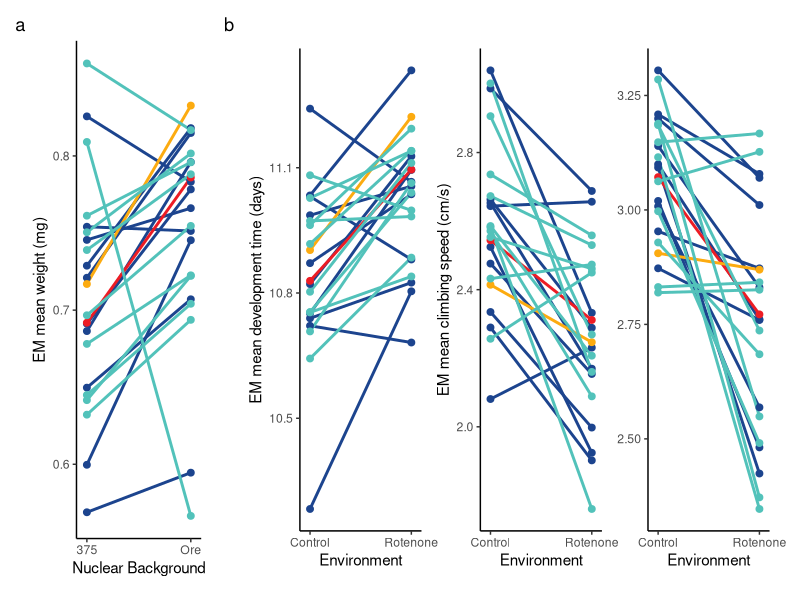
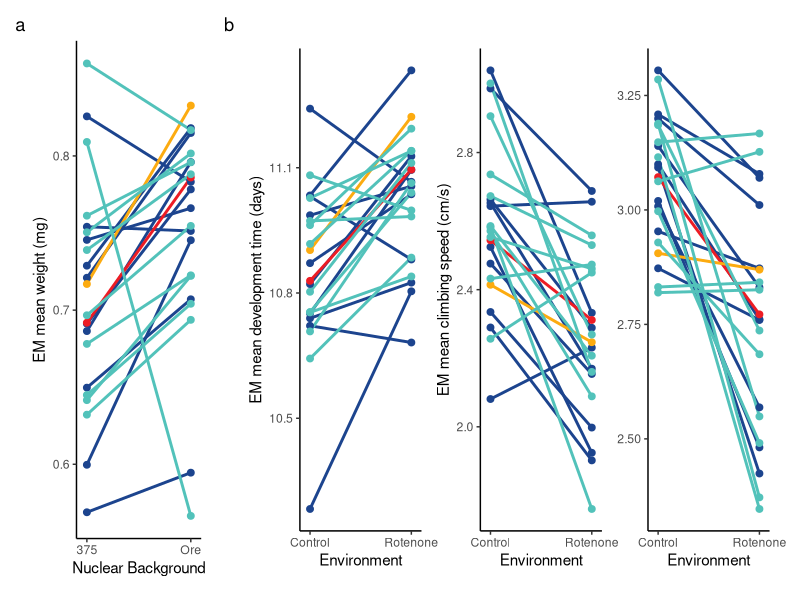

The R source for these figures, in order:
###########################################################
# Script: secondOrderInteraction_plot.R
# Author: Leah Darwin
# Date: 2025-09-30
# Purpose: Plots interaction plots for significant second order effects using estimated marginal means. 
############################################################

# Load libraries ----------------------------------------------------------
## -------------------------------------------------------------------
## Setup: load & install required packages
## -------------------------------------------------------------------
packages = c(
  "dplyr", "ggplot2", "patchwork",
  "lme4", "lmerTest", "emmeans",
  "ggpubr", "ggtext"
)

new_pkgs = setdiff(packages, rownames(installed.packages()))
if (length(new_pkgs) > 0) {
  install.packages(new_pkgs, dependencies = TRUE)
}
invisible(lapply(packages, library, character.only = TRUE))

## -------------------------------------------------------------------
## Load datasets
## -------------------------------------------------------------------
weight = read.csv("weight/data/weight_adj.csv")
climb  = read.csv("climb/data/climb_adj.csv") %>% filter(Build != "parental")
dev    = read.csv("development/data/development_adj.csv") %>% filter(Build != "parental")

## -------------------------------------------------------------------
## Define consistent color palette
## -------------------------------------------------------------------
color_palette = c(
  "Beijing"    = "#1C448E",
  "Zimbabwe"   = "#52C2BA",
  "D.yakuba"   = "#FCAB10",
  "D.simulans" = "#ED1C24",
  "parent"     = "black"
)

## -------------------------------------------------------------------
## Helper functions
## -------------------------------------------------------------------

# Map mitochondrial codes to full origin names
map_mito_origin = function(mito_vector) {
  dplyr::case_when(
    grepl("B", mito_vector)      ~ "Beijing",
    grepl("Z", mito_vector)      ~ "Zimbabwe",
    grepl("siI", mito_vector)    ~ "D.simulans",
    grepl("yak", mito_vector)    ~ "D.yakuba",
    TRUE                         ~ mito_vector
  )
}

# Extract both emmeans and contrasts data frames
get_dfs = function(emm_obj) {
  contr = contrast(emm_obj, method = "pairwise")
  list(
    contrasts = as.data.frame(contr),
    emmeans   = as.data.frame(emm_obj)
  )
}

# Simple contrast plot (mean ± SE by mito)
plot_contrast = function(df) {
  ggplot(df, aes(x = Mito, y = estimate)) +
    geom_point(size = 3) +
    geom_errorbar(aes(ymin = estimate - SE, ymax = estimate + SE), width = 0.1) +
    theme_classic() +
    xlab("Mito") +
    ylab("Estimate")
}

# Mito × Nuc interaction plot
plot_ixn_mtnuc = function(df, palette = color_palette) {
  df2 = df %>% mutate(mitoOrig = map_mito_origin(Mito))
  ggplot(df2, aes(x = Nuc, y = emmean, group = Mito, color = mitoOrig)) +
    geom_line(size = 1) +
    geom_point(size = 2) +
    theme_classic() +
    scale_color_manual(values = palette) +
    scale_x_discrete(expand = expansion(mult = c(0.1, 0.1))) +
    labs(x = "Nuclear Background", y = NULL)
}

# Mito × Treatment interaction plot
plot_ixn_mttreat = function(df, palette = color_palette) {
  df2 = df %>% mutate(mitoOrig = map_mito_origin(Mito))
  ggplot(df2, aes(x = Treatment, y = emmean, group = Mito, color = mitoOrig)) +
    geom_line(size = 1) +
    geom_point(size = 2) +
    theme_classic() +
    scale_color_manual(values = palette) +
    scale_x_discrete(expand = expansion(mult = c(0.1, 0.1))) +
    labs(x = "Environment", y = NULL)
}

## -------------------------------------------------------------------
## ANALYSES & PLOTS
## -------------------------------------------------------------------

### --- Weight (Males) ---
weightM = weight %>%
  filter(Sex == "M", Build != "parental") %>%
  mutate(Y_adj = Y_adj * 1000)

weightM_lm = lmer(
  Y_adj ~ Mito * Nuc * Treatment + (1 | Mito:Nuc:Build),
  data = weightM
)

emm_mito_weight = emmeans(weightM_lm, ~ Nuc | Mito)
weight_dfs = get_dfs(emm_mito_weight)

weight_contrast_plot = plot_contrast(weight_dfs$contrasts)
weight_ixn_plot = plot_ixn_mtnuc(weight_dfs$emmeans) +
  labs(y = "EM mean weight (mg)") +
  theme(legend.position = "none") #+
  # theme(
  #   axis.title.y = element_textbox_simple(
  #     size = 16, lineheight = 1, halign = 0.5,
  #     fill = "#fbb4ae", padding = margin(5, 5, 5, 5),
  #     margin = margin(0, 0, 5, 0),
  #     orientation = "left-rotated"
  #   )
  # )

### --- Development ---
dev_lm = lmerTest::lmer(
  Y_adj ~ Mito * Nuc * Treatment + Larval_density + (1 | Mito:Nuc:Build),
  data = dev
)

emm_mito_dev = emmeans(dev_lm, ~ Treatment | Mito)
dev_dfs = get_dfs(emm_mito_dev)

dev_contrast_plot = plot_contrast(dev_dfs$contrasts)
dev_ixn_plot = plot_ixn_mttreat(dev_dfs$emmeans) +
  labs(y = "EM mean development time (days)") +
  theme(legend.position = "none") #+
  # theme(
  #   axis.title.y = element_textbox_simple(
  #     size = 16, lineheight = 1, halign = 0.5,
  #     fill = "#decbe4", padding = margin(5, 5, 5, 5),
  #     margin = margin(0, 0, 5, 0),
  #     orientation = "left-rotated"
  #   )
  # )

### --- Climbing (Males) ---
climbM = climb %>% filter(Sex == "M")
climbM_lm = lmer(
  Y_adj ~ Mito * Nuc * Treatment + (1 | Mito:Nuc:Build) +
    (1 | Mito:Nuc:Build:Treatment:Vial),
  data = climbM
)

emm_mito_climbM = emmeans(climbM_lm, ~ Treatment | Mito)
climbM_dfs = get_dfs(emm_mito_climbM)

climbM_contrast_plot = plot_contrast(climbM_dfs$contrasts)
climbM_ixn_plot = plot_ixn_mttreat(climbM_dfs$emmeans) +
  labs(y = NULL) +
  theme(legend.position = "none")

### --- Climbing (Females) ---
climbF = climb %>% filter(Sex == "F")
climbF_lm = lmer(
  Y_adj ~ Mito * Nuc * Treatment + (1 | Mito:Nuc:Build) +
    (1 | Mito:Nuc:Build:Treatment:Vial),
  data = climbF
)

emm_mito_climbF = emmeans(climbF_lm, ~ Treatment | Mito)
climbF_dfs = get_dfs(emm_mito_climbF)

climbF_contrast_plot = plot_contrast(climbF_dfs$contrasts)
climbF_ixn_plot = plot_ixn_mttreat(climbF_dfs$emmeans) +
  labs(y = "EM mean climbing speed (cm/s)") +
  theme(legend.position = "none") #+
  # theme(
  #   axis.title.y = element_textbox_simple(
  #     size = 16, lineheight = 1, halign = 0.5,
  #     fill = "#b3cde3", padding = margin(5, 5, 5, 5),
  #     margin = margin(0, 0, 5, 0),
  #     orientation = "left-rotated"
  #   )
  # )

## -------------------------------------------------------------------
## Combine and save plots
## -------------------------------------------------------------------
combined_plot = (wrap_elements(weight_ixn_plot) | wrap_elements(dev_ixn_plot | climbF_ixn_plot | climbM_ixn_plot)) +  plot_layout(widths = c(1,3)) + plot_annotation(tag_levels = "a")

combined_plot

ggsave("figures/main_figs/secondOrderInteraction_fig3.pdf", combined_plot, width = 11, height = 4.5)
